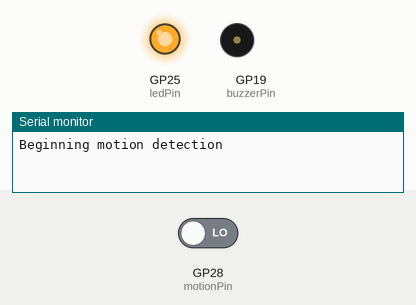
Simulated run of this sketch. Board: Raspberry Pi Pico. Parts: output pins drawn as LEDs (lit = HIGH), buzzer (waves = sounding, pin HIGH), the last lines printed to the serial monitor. The test bench sets the inputs (shaded band); at power-on: GP28 (motionPin) LOW.

Above: at 2.3 s.
2.4 s: GP28 (motionPin) driven HIGH
At 4.3 s:
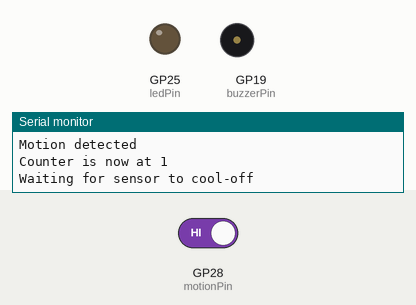
Timing chart, 0 to 5.8 s (numbered marks = the images above; inputs shaded):
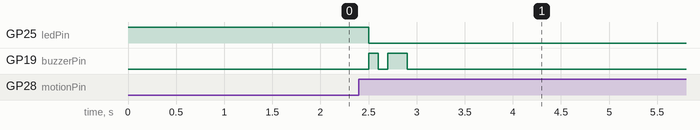

The sketch:

pir_sensor_1.ino
```cpp
// This is the pin that the motion sensor is connected to
int motionPin = 28;

// This is the pin that the buzzer is connected to
int buzzerPin = 19;

// This is the pin that connects to the build-in LED
int ledPin = 25;


// This variable will hold the current value of the motion detection pin's charge
// LOW means no motion is detected, HIGH means motion is detected
int motionState = LOW;

// This variable will hold the read value on each iteration of the loop
int val = 0;

// This variable will keep track of how many times motion has been detected
int counter = 0;


// Beep the buzzer twice in quick succession
void doBeep() {
      digitalWrite(buzzerPin, HIGH); // On for 0.1 seconds
      delay(100);
      digitalWrite(buzzerPin, LOW); // Off
      delay(100);
      digitalWrite(buzzerPin, HIGH); // On for 0.2 seconds
      delay(200);
      digitalWrite(buzzerPin, LOW); // Off
}

// Turn on the built-in LED
void ledOn() {
  digitalWrite(ledPin, HIGH);
}

// Turn off the built-in LED
void ledOff() {
  digitalWrite(ledPin, LOW);
}


void setup() {
  // Here we tell the board whether a pin will be used for reading (INPUT) or writing (OUTPUT)

  // This lets us write text over the USB connection to the Arduino IDE
  Serial.begin(9600);

  // We will read values from the motion sensor
  pinMode(motionPin, INPUT);

  // We will write values to the buzzer
  pinMode(buzzerPin, OUTPUT);

  // We will write values to the built-in LED
  pinMode(ledPin, OUTPUT);
  // We default to having the LED on, indicating a ready state
  ledOn();

  Serial.println("Beginning motion detection");
}


void loop() {
  // put your main code here, to run repeatedly:

  // Every iteration of the loop has a half-second delay, this reduces the processing load on the device
  delay(500);

  // In every iteration of the loop we start by checking the current value from the PIR sensor
  val = digitalRead(motionPin);

  // A HIGH value means the sensor is detecting motion, so we do our motion-handling
  if (val == HIGH) {

    // If we had previously been in a LOW state (no motion) then this is a new detection!
    if (motionState == LOW) {
      // First we write to the USB console that motion was detected
      Serial.println("Motion detected");
      // Next we turn the LED off, indicating that we're not longer in the waiting state
      ledOff();
      // Then we trigger the beep
      doBeep();
      // And increment our counter
      counter++;
      Serial.print("Counter is now at ");
      Serial.println(counter);
      // Finally we save the fact that we're in a motion detecting state
      motionState = HIGH;

    // If we had previously been in a HIGH state (motion detected) then we're seeing the same motion event we've already handled
    } else {
      // PIR sensors can retain a HIGH state for several seconds after motion has stopped
      // So we're adding in a 10 second cooling off period to let it return to a LOW state
      Serial.println("Waiting for sensor to cool-off");
      delay(5000);
    }

  // A LOW value means the sensor isn't detecting motion, so we enter a waiting state
  } else {

    // If we had previously been in a HIGH state, that means the PIR sensor has stopped registing motion
    if (motionState == HIGH) {

      // We save the fact that we're not in a non-motion detecting state
      motionState = LOW;
      // Next we turn on the LED to indicate that we've entered the motion detecting state
      ledOn();
      // Finally we write to the USB console that we're ready to detect motion
      Serial.println("Ready for detection");
      Serial.println();
    }
  }

}
```

Measured:
- after the input at 2.4 s, GP25 (ledPin): HIGH → LOW after 0.10 s; GP19 (buzzerPin): LOW → HIGH after 0.10 s, → LOW 0.10 s later, → HIGH 0.10 s later, → LOW 0.20 s later
